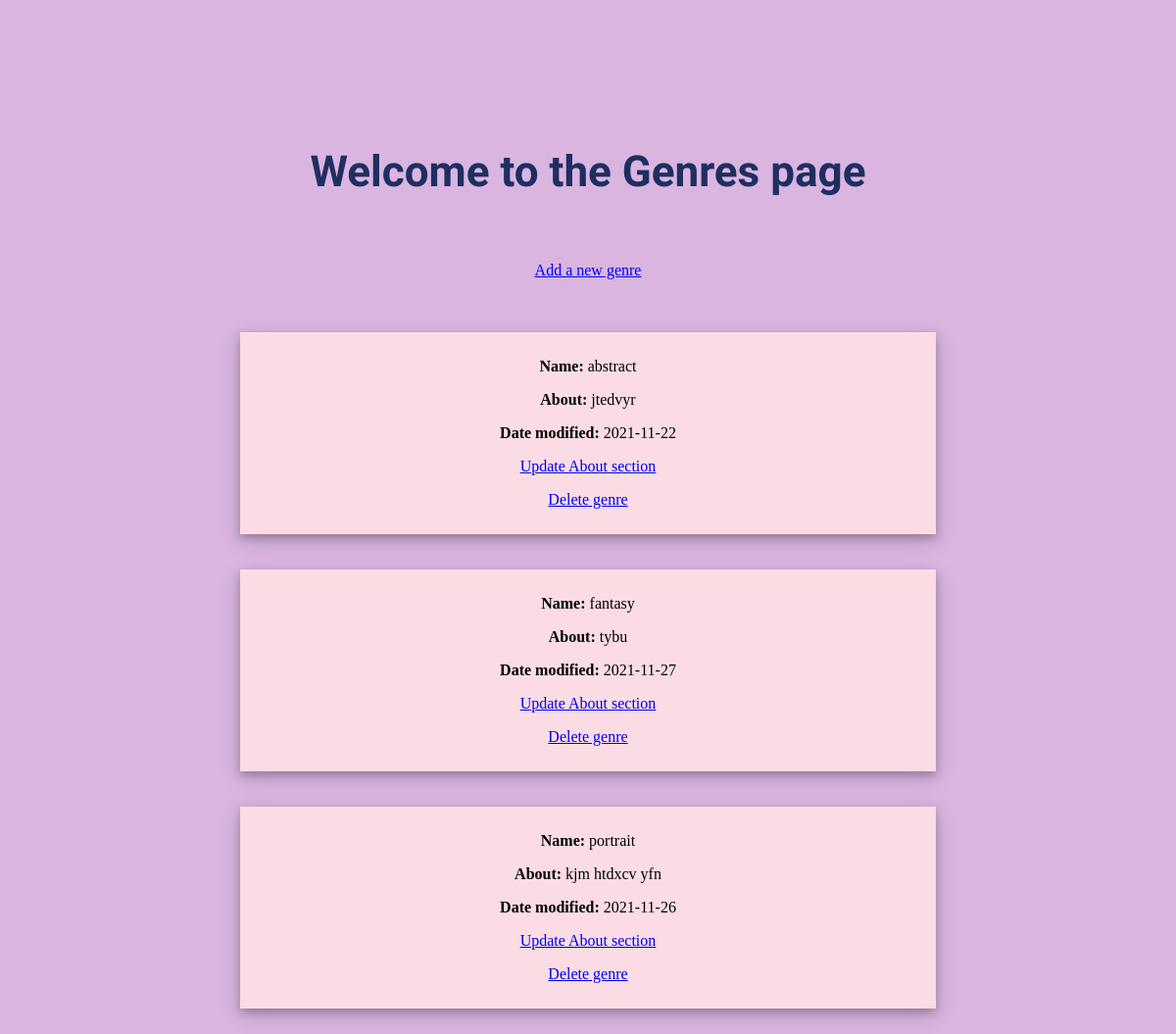
Page /genrelist on the earlier database version.
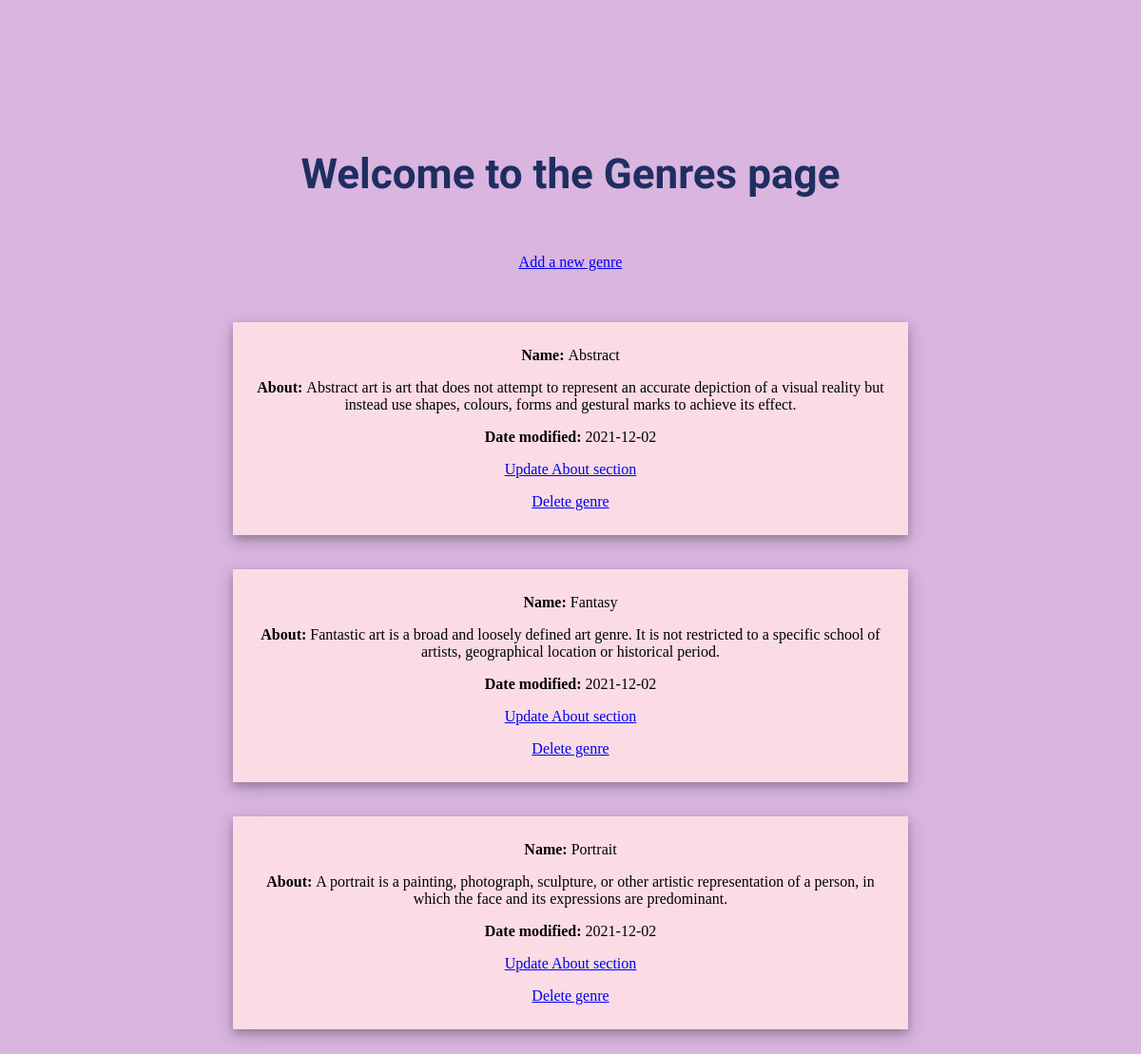
Same page on the later database version.
### tables this page shows
CREATE TABLE Genre
                  (id INTEGER PRIMARY KEY, Name TEXT, 
                  About TEXT, Date_modified DATE);

### hello.py (the view)
@app.route('/genrelist', methods=['GET'])
def genrelist():
   print("Making a connection")
   connection = sqlite3.connect('artgallery.db')
   print ("Getting a cursor")
   cursor = connection.cursor()
   print ("Executing the DML")
   cursor.execute("select * from Genre") #accessing all genre data (name,about,date modified)
   print("Get the Rows from cursor")
   g_rows = cursor.fetchall()
   print("Closing the database")
   connection.close()
   print(g_rows)
   return render_template("genre_list.html", g_rows = g_rows)

### templates/genre_list.html (shortened to what this page needs)
<html>
<head>
</head>
<body style="background-color:#D9B5E0;">
  <div class='bg-text'>
  <center> <h1>Welcome to the Genres page</h1> </center>
</div>
<center>
<a href="{{ url_for ('creategenre') }}">Add a new genre</a></center>
    {% for item in g_rows %}
    <br>
    <div class="row">
      <div class="column">
          <div class="polaroid">
            <div class="container">
        <p><b>Name: </b>{{item.1}}</p>
        <p><b>About: </b>{{item.2}} </p>
        <p><b>Date modified: </b>{{item.3}} </p>
        <p> <a href="{{ url_for ('genreupdate', id = item.0) }}">Update About section</a> </p>
        <p> <a href="{{ url_for ('genredelete', id = item.0) }}">Delete genre</a> </p>
  </div>
</div><br>
</div>
</div>
{% endfor %}
</body>
</html>

Differences in the rows shown:
changed Genre: Name "abstract" → "Abstract"; About "jtedvyr" → "Abstract art is art that does not attempt to represent an accurate depiction of a visual reality but instead use shapes, colours, forms and gestural marks to achieve its effect."; Date_modified "2021-11-22" → "2021-12-02"
changed Genre: Name "fantasy" → "Fantasy"; About "tybu" → "Fantastic art is a broad and loosely defined art genre. It is not restricted to a specific school of artists, geographical location or historical period."; Date_modified "2021-11-27" → "2021-12-02"
changed Genre: Name "portrait" → "Portrait"; About "kjm htdxcv yfn" → "A portrait is a painting, photograph, sculpture, or other artistic representation of a person, in which the face and its expressions are predominant."; Date_modified "2021-11-26" → "2021-12-02"
